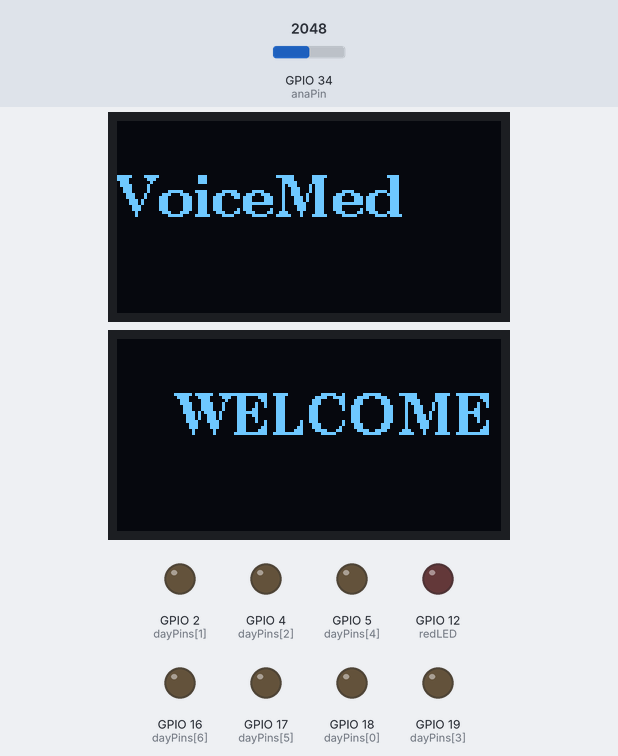
The sketch below on a simulated ESP32. On the bench: 2 × 128×64 one-colour display, output pins drawn as LEDs (lit = HIGH). Inputs (shaded band) come from the test bench; at power-on: GPIO 34 (anaPin) = 2048. WiFi joins after 1.5 s; servers stay silent unless stated; network time is answered at once with the bench clock; the local clock reads 2024-03-15 10:24:30 at power-on unless the sketch sets it; what the sketch prints to the serial monitor is not drawn.

Above: at 2.2 s.
At 5.3 s:
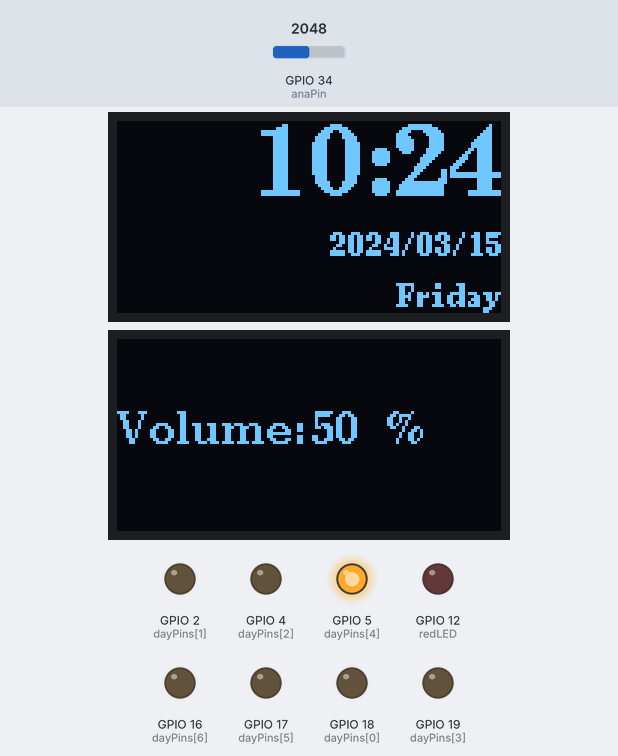
5.4 s: GPIO 34 (anaPin) set to 2866
At 8.1 s:
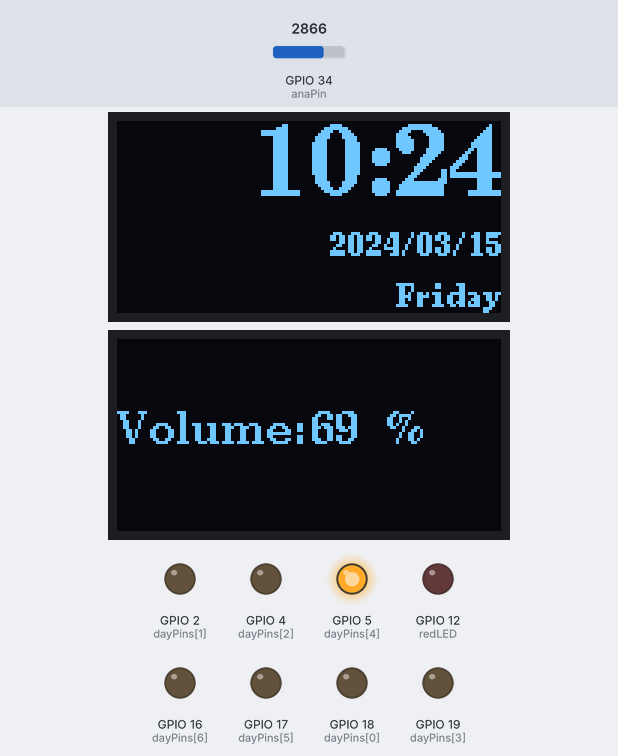
10.8 s: GPIO 34 (anaPin) set to 3603
At 12.6 s:
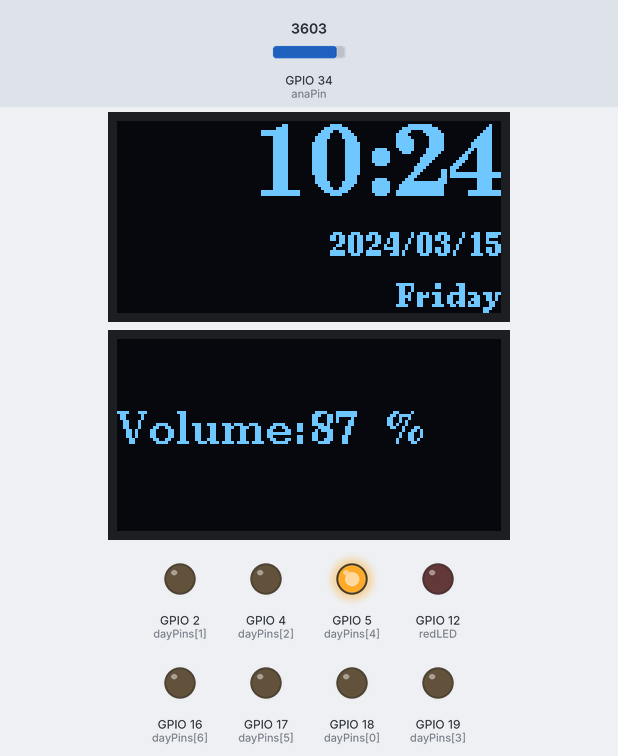
14.9 s: GPIO 34 (anaPin) set to 4095
At 15.8 s:
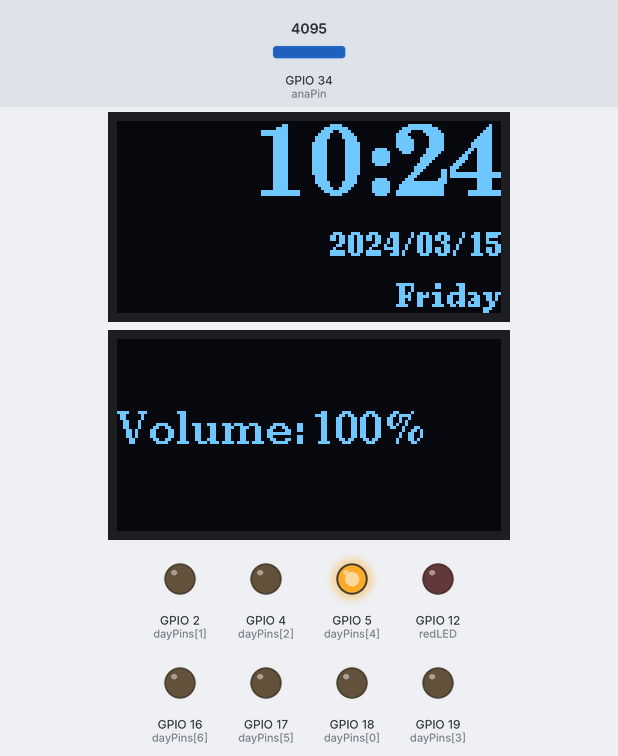
Timing chart, 0 to 17.9 s (numbered marks = the images above; inputs shaded):
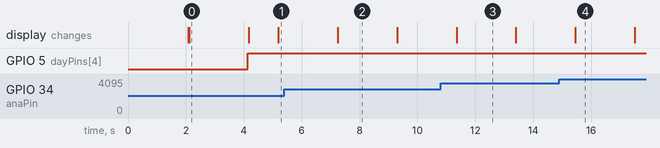

Measured:
- after the input at 5.4 s, the display: changes after 1.8 s (image 2)
- after the input at 10.8 s, the display: changes after 0.55 s (image 3)
- after the input at 14.9 s, the display: changes after 0.56 s (image 4)
- what the display in image 0 shows lasts 2.1 s, from 2.1 s to 4.2 s

The sketch:

Double_screenTest.ino
```cpp
#include <Wire.h>
#include <U8g2lib.h>
#include <WiFi.h>
#include <NTPClient.h>
#include <WiFiUdp.h>


U8G2_SH1106_128X64_NONAME_F_HW_I2C oled1(U8G2_R0, /* reset=*/ U8X8_PIN_NONE);// 創建第一個 I2C 地址 0x3C
U8G2_SH1106_128X64_NONAME_F_HW_I2C oled2(U8G2_R0, /* reset=*/ U8X8_PIN_NONE);// 創建第一個 I2C 地址 0x3C

const char* ssid = "CHT304";       // WiFi名稱
const char* password = "12345678";   // WiFi密碼

const byte anaPin = 34; // 可變電阻引腳
short val;
short previousVal = -1; // 用來保存之前的可變電阻值

const int redLED = 12; // 紅燈
const int dayPins[] = {18, 2, 4, 19, 5, 17, 16};  // 星期一到星期天對應的引腳

// 按鈕
const int buttonPin = 32 ; // 設定一個按鈕引腳來關閉紅燈
bool buttonState = false;  // 儲存按鈕狀態
bool redLedOn = false;
bool buttonPressed = false;  // 用來記錄按鈕是否已按下
bool acknowledgedAlarm = false;//提醒時段確認
bool lastButtonState = false;  // 儲存上一次按鈕的狀態
bool alarmActive = false;  // 追蹤提醒是否進行中

// NTP 設定
WiFiUDP ntpUDP;
NTPClient timeClient(ntpUDP, "pool.ntp.org", 28800, 60000); // UTC+8 (台灣時間)

// 設定鬧鐘時間
int alarmHour = 22;  // 設定紅燈亮起的時間 (後續需要傳輸資料進來這邊)
int alarmMinute = 37;

void setup() {
  Serial.begin(115200);
  Wire.begin();

  connectToWiFi();
  timeClient.begin();

  // 設定燈泡輸出
  pinMode(redLED, OUTPUT);
  digitalWrite(redLED, LOW);
  for (int i = 0; i < 7; i++) {
    pinMode(dayPins[i], OUTPUT);
    digitalWrite(dayPins[i], LOW);
  }
  // 設定按鈕
  pinMode(buttonPin, INPUT_PULLUP);  // 使用內部上拉電阻
  Serial.println("按鈕狀態監控啟動");


  oled1.setI2CAddress(0x3C << 1);  // 設置第一塊 OLED 地址為 0x3C
  oled1.begin();
  oled2.setI2CAddress(0x3D << 1);  // 設置第二塊 OLED 地址為 0x3D
  oled2.begin();
  /*
    // 檢查第二個 OLED 連接
    if (checkI2CConnection(0x3D)) {
      Serial.println("OLED display 2 connected successfully!");
    } else {
      Serial.println("Failed to connect to OLED display 2.");
      while (true);  // 停止執行，直到手動重置
    }
  */
  // 初始化第二個 OLED

  oled2.clearBuffer();
  oled2.setFont(u8g2_font_ncenB14_tr);  // 設置字體大小為 24pt
  oled2.drawStr(20, 32, "WELCOME");       // 在畫面中央顯示 "WELCOME"
  oled2.sendBuffer();
  /*
    // 檢查 第一個 OLED連接
    if (checkI2CConnection(0x3C)) {
      Serial.println("OLED display 1 connected successfully!");
    } else {
      Serial.println("Failed to connect to OLED display 1.");
      while (true);  // 停止執行，直到手動重置
    }
  */
  // 初始化第一個 OLED

  oled1.clearBuffer();
  oled1.setFont(u8g2_font_ncenB14_tr);
  oled1.drawStr(0, 32, "VoiceMed");
  oled1.sendBuffer();

  delay(2000);

}

void loop() {

  timeClient.update();

  weekdayLed();
  updateTimeDisplay();

  // 取得當前時間
  int currentHour = timeClient.getHours();
  int currentMinute = timeClient.getMinutes();
  int currentWeekday = timeClient.getDay();  // 0 是星期天，1 是星期一，依此類推

      // 可變電阻調音量
  val = analogRead(anaPin); // 讀取可變電阻的值

  if (!alarmActive) {
  // 檢查音量是否有變化
  if (abs(val - previousVal) > 5) { // 只在變化超過 5 時更新顯示
    previousVal = val; // 更新之前的值

    // 將讀取值轉換為音量百分比
    int volume = map(val, 0, 4095, 0, 100); // 將0-4095的值映射到0-100的範圍
    Serial.print("Volume: ");
    Serial.print(volume);
    Serial.println("%");

    // 顯示音量大小
    oled2.clearBuffer(); // 清除緩衝區
    oled2.setFont(u8g2_font_ncenB10_tr); // 設定字型
    oled2.drawStr(0, 35, "Volume: "); // 顯示文字
    oled2.setCursor(65, 35);
    oled2.print(volume); // 顯示音量
    oled2.drawStr(90, 35, "%"); // 顯示百分比符號
    oled2.sendBuffer();
  } else {
    displayVoiceMed();
  }
  }

// 判斷是否到指定時間，點亮紅燈，顯示服藥提醒
  if (!buttonPressed && !acknowledgedAlarm && (currentHour == alarmHour && currentMinute >= alarmMinute) && !redLedOn) {
    alarmActive = true;  // 進入提醒狀態
    digitalWrite(redLED, HIGH);  // 打開紅燈
    redLedOn = true;
    Serial.println("Red LED ON (Alarm Time)");

    if (alarmHour >= 5 && alarmHour < 11) {
      oled2.clearBuffer();
      oled2.setFont(u8g2_font_ncenB14_tr);  // 設置字體大小為 24pt
      oled2.drawStr(10, 30, "Breakfast");
      oled2.sendBuffer();
      displayNotYet();

    } else if (alarmHour >= 11 && alarmHour < 17) {
      oled2.clearBuffer();
      oled2.setFont(u8g2_font_ncenB14_tr);  // 設置字體大小為 24pt
      oled2.drawStr(10, 30, "Lunch");
      oled2.sendBuffer();
      displayNotYet();

    } else if (alarmHour >= 17 && alarmHour < 21) {
      oled2.clearBuffer();
      oled2.setFont(u8g2_font_ncenB14_tr);  // 設置字體大小為 24pt
      oled2.drawStr(15, 30, "Dinner");
      oled2.sendBuffer();
      displayNotYet();

    } else {
      oled2.clearBuffer();
      oled2.setFont(u8g2_font_ncenB10_tr);  // 設置字體大小為 24pt
      oled2.drawStr(10, 30, "Before Sleep");
      oled2.sendBuffer();
      displayNotYet();
    }

  }

  // 按鈕按下，提示紅燈關閉
    if (alarmActive && digitalRead(buttonPin) == LOW && redLedOn) {
      alarmActive = false;  // 退出提醒狀態
      digitalWrite(redLED, LOW);  // 關閉紅燈
      redLedOn = false;
      buttonPressed = true;  // 設置按鈕為已按下狀態
      acknowledgedAlarm = true;  // 設置提醒已確認
      Serial.println("Red LED OFF (Button Pressed)");
      delay(500);  // 防止按鈕抖動
      oled2.clearBuffer();
      oled2.setFont(u8g2_font_ncenB24_tr);  // 設置字體大小為 24pt
      oled2.drawStr(30, 45, "OK!");
      oled2.sendBuffer();
      delay(2000);
    }

     delay(1000);  // 每秒更新一次
}
  void displayVoiceMed() {
    oled2.clearBuffer();
    oled2.setFont(u8g2_font_ncenB14_tr);  // 設置字體大小為 24pt
    oled2.drawStr(15, 42, "VoiceMed");
    oled2.sendBuffer();
  }

  void displayNotYet() {
    String notyet = "NOt yet!";
    int ntWidth = oled2.getStrWidth(notyet.c_str());
    oled2.setFont(u8g2_font_ncenB10_tr);  // 設置字體大小為 24pt
    oled2.drawStr((128 - ntWidth) / 2, 52, notyet.c_str());
    oled2.sendBuffer();
  }

  void connectToWiFi() {
    Serial.print("Connecting to WiFi");
    WiFi.begin(ssid, password);
    while (WiFi.status() != WL_CONNECTED) {
      delay(1000);
      Serial.print(".");
    }
    Serial.println("\nWiFi connected.");
    Serial.println("IP address: ");
    Serial.println(WiFi.localIP());
  }
  void weekdayLed() {
    // 更新 NTP 時間
    timeClient.update();

    // 取得當前時間
    int currentHour = timeClient.getHours();
    int currentMinute = timeClient.getMinutes();
    int currentWeekday = timeClient.getDay();  // 0 是星期天，1 是星期一，依此類推

    // 點亮當天對應的燈泡
    if (currentWeekday > 0 && currentWeekday <= 6) {
      digitalWrite(dayPins[currentWeekday - 1], HIGH);
    } else {
      digitalWrite(dayPins[6], HIGH); // 星期天
    }
  }

  void updateTimeDisplay() {
    timeClient.update();
    // 取得小時與分鐘
    String formattedTime = timeClient.getFormattedTime();
    int currentHour = timeClient.getHours();
    int currentMinute = timeClient.getMinutes();

    // 取得 epochTime
    unsigned long epochTime = timeClient.getEpochTime();
    Serial.print("Epoch Time: ");
    Serial.println(epochTime);

    // 檢查 epochTime 是否為 0，重新更新時間
    if (epochTime == 0) {
      timeClient.forceUpdate();
      epochTime = timeClient.getEpochTime();
    }

    // 使用 localtime 來轉換 epochTime
    time_t rawTime = (time_t)epochTime;
    struct tm *ptm = localtime(&rawTime);

    // 獲取當前年份、月份和日期
    int currentYear = ptm->tm_year + 1900;
    int currentMonth = ptm->tm_mon + 1;
    int currentDay = ptm->tm_mday;
    int dayOfWeek = ptm->tm_wday;

    // 將星期幾轉換為字串
    String daysOfWeek[] = {"Sunday", "Monday", "Tuesday", "Wednesday", "Thursday", "Friday", "Saturday"};
    String weekDayStr = daysOfWeek[dayOfWeek];

    // 清空 OLED 畫面
    oled1.clearBuffer();

    // 第一排顯示時間 00:00
    String timeStr = (currentHour < 10 ? "0" : "") + String(currentHour) + ":" + (currentMinute < 10 ? "0" : "") + String(currentMinute);
    oled1.setFont(u8g2_font_ncenB24_tr);  // 設置字體大小為 24pt
    int timeWidth = oled1.getStrWidth(timeStr.c_str());
    oled1.drawStr(128 - timeWidth , 25, timeStr.c_str());  // 水平居中顯示時間

    // 第二排顯示日期 2024/10/9
    String dateStr = String(currentYear) + "/" + (currentMonth < 10 ? "0" : "") + String(currentMonth) + "/" + (currentDay < 10 ? "0" : "") + String(currentDay);
    oled1.setFont(u8g2_font_ncenB08_tr);  // 設置字體大小為 8pt
    int dateWidth = oled1.getStrWidth(dateStr.c_str());
    oled1.drawStr(128 - dateWidth, 45, dateStr.c_str());  // 水平居中顯示日期

    // 第三排顯示星期幾
    int weekDayWidth = oled1.getStrWidth(weekDayStr.c_str());
    oled1.drawStr(128 - weekDayWidth, 62, weekDayStr.c_str());  // 水平居中顯示星期幾

    // 傳送畫面內容到 OLED
    oled1.sendBuffer();

    // 調試輸出當前星期幾到序列監視器
    Serial.print("Current day of week: ");
    Serial.println(weekDayStr);

    delay(1000);  // 每秒更新一次
  }

  // 檢查 I2C 連接的函數
  bool checkI2CConnection(uint8_t address) {
    Wire.beginTransmission(address);
    return (Wire.endTransmission() == 0);  // 如果成功，返回 true
  }
```
